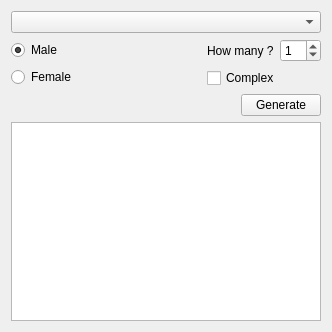
<?xml version="1.0" encoding="UTF-8"?>
<ui version="4.0">
 <class>NameGeneratorWidget</class>
 <widget class="QWidget" name="NameGeneratorWidget">
  <property name="geometry">
   <rect>
    <x>0</x>
    <y>0</y>
    <width>332</width>
    <height>332</height>
   </rect>
  </property>
  <property name="windowTitle">
   <string>Name Generator</string>
  </property>
  <property name="windowIcon">
   <iconset resource="../../../../rolisteam.qrc">
    <normaloff>:/resources/images/logo/500-symbole.png</normaloff>:/resources/images/logo/500-symbole.png</iconset>
  </property>
  <layout class="QVBoxLayout" name="verticalLayout_2">
   <item>
    <widget class="QComboBox" name="m_database"/>
   </item>
   <item>
    <layout class="QHBoxLayout" name="horizontalLayout">
     <item>
      <layout class="QVBoxLayout" name="verticalLayout">
       <item>
        <widget class="QRadioButton" name="m_maleBtn">
         <property name="text">
          <string>Male</string>
         </property>
         <property name="checked">
          <bool>true</bool>
         </property>
         <property name="autoRepeat">
          <bool>false</bool>
         </property>
        </widget>
       </item>
       <item>
        <widget class="QRadioButton" name="m_femaleBtn">
         <property name="text">
          <string>Female</string>
         </property>
        </widget>
       </item>
      </layout>
     </item>
     <item>
      <spacer name="horizontalSpacer">
       <property name="orientation">
        <enum>Qt::Horizontal</enum>
       </property>
       <property name="sizeHint" stdset="0">
        <size>
         <width>40</width>
         <height>20</height>
        </size>
       </property>
      </spacer>
     </item>
     <item>
      <layout class="QFormLayout" name="formLayout">
       <item row="0" column="0">
        <widget class="QLabel" name="label">
         <property name="text">
          <string>How many ?</string>
         </property>
        </widget>
       </item>
       <item row="0" column="1">
        <widget class="QSpinBox" name="m_nameCount">
         <property name="value">
          <number>1</number>
         </property>
        </widget>
       </item>
       <item row="1" column="0" colspan="2">
        <widget class="QCheckBox" name="m_complexName">
         <property name="text">
          <string>Complex</string>
         </property>
        </widget>
       </item>
      </layout>
     </item>
    </layout>
   </item>
   <item>
    <layout class="QHBoxLayout" name="horizontalLayout_2">
     <item>
      <spacer name="horizontalSpacer_2">
       <property name="orientation">
        <enum>Qt::Horizontal</enum>
       </property>
       <property name="sizeHint" stdset="0">
        <size>
         <width>40</width>
         <height>20</height>
        </size>
       </property>
      </spacer>
     </item>
     <item>
      <widget class="QPushButton" name="m_gen">
       <property name="text">
        <string>Generate</string>
       </property>
      </widget>
     </item>
    </layout>
   </item>
   <item>
    <widget class="QTextEdit" name="m_result">
     <property name="styleSheet">
      <string notr="true">font: 11pt &quot;DejaVu Sans Mono&quot;;</string>
     </property>
     <property name="readOnly">
      <bool>true</bool>
     </property>
    </widget>
   </item>
  </layout>
 </widget>
 <resources>
  <include location="../../../../rolisteam.qrc"/>
 </resources>
 <connections/>
</ui>
